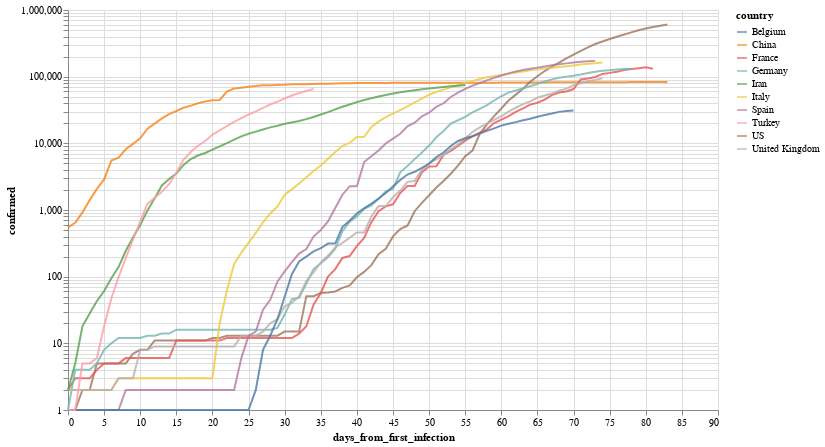

Notebook code cell kept with this figure:
### Markdown cell above
Por ejemplo, evolución (interactiva!) de los paises con mas infectados

### Code cell
total_confirmed_by_country = global_df.groupby('country').confirmed.max().sort_values(ascending=False)
selected_countries = total_confirmed_by_country[total_confirmed_by_country > 1000].index

plot_df = global_df[
    (global_df.confirmed > 0) & 
    (global_df.country.isin(selected_countries[:10]))
].sort_values('date')

selection = alt.selection_multi(
    fields=['country'], 
    bind='legend', 
    init=[{'country': c} for c in selected_countries[:10]]
)


(
    alt.Chart(plot_df)
       .mark_line()
       .encode(
           x='days_from_first_infection', 
           y=alt.Y('confirmed', scale=alt.Scale(type='log')), 
           color='country',
           opacity=alt.condition(selection, alt.value(.8), alt.value(.05))
       ).add_selection(selection)
        .properties(width=650, height=400)
       
)

### Figure 1 — Vega-Lite specification as saved in the notebook (floating-point values rounded to 4 significant figures; data arrays with more than 128 entries replaced by an {"elided": "..."} marker saying what was removed)
{"config": {"view": {"continuousWidth": 400, "continuousHeight": 300}}, "data": {"name": "data-9d8e8332d2f0486f3e32fdf530f23cbe"}, "mark": "line", "encoding": {"color": {"type": "nominal", "field": "country"}, "opacity": {"condition": {"value": 0.8, "selection": "selector001"}, "value": 0.05}, "x": {"type": "quantitative", "field": "days_from_first_infection"}, "y": {"type": "quantitative", "field": "confirmed", "scale": {"type": "log"}}}, "height": 400, "selection": {"selector001": {"type": "multi", "fields": ["country"], "bind": "legend", "init": [{"country": "US"}, {"country": "Spain"}, {"country": "Italy"}, {"country": "France"}, {"country": "Germany"}, {"country": "United Kingdom"}, {"country": "China"}, {"country": "Iran"}, {"country": "Turkey"}, {"country": "Belgium"}]}}, "width": 650, "$schema": "https://vega.github.io/schema/vega-lite/v4.8.1.json", "datasets": {"data-9d8e8332d2f0486f3e32fdf530f23cbe": {"elided": "715 records"}}}
